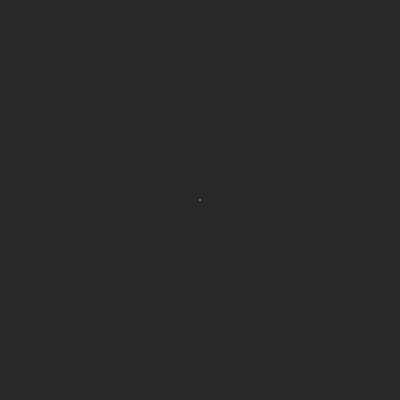
Frame 1 (no input)
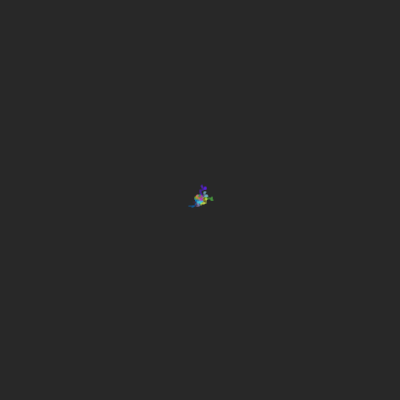
Frame 60 (no input)
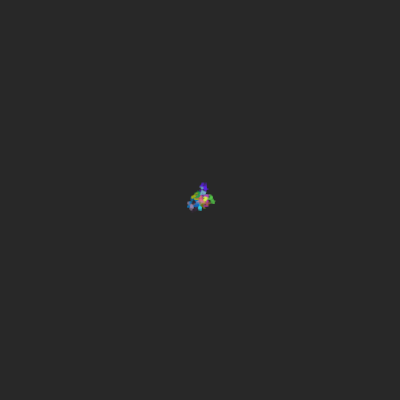
Frame 120 (the mouse pressed at the canvas centre since frame 60)

The p5.js sketch that drew these frames (run headless with seeded random() and noise() and a simulated clock; from frame 60 on, the mouse is pressed at the canvas centre):

// p5.js sketch
// ── sketch.js
let walkers = [];
function setup() 
{
	createCanvas(400, 400);
	background(40)
	
	for (let i = 0; i < 15; i++) {
		let walker = new Walker((width/2) , (height/2));
		walkers.push(walker);
	}
	
}

function draw()
{

	for (let i = 0; i < 15; i++) {

		walkers[i].show()
		walkers[i].step()

	}
	
}

// ── Walker.js
class Walker{
    constructor(x,y){
        this.x = x;
        this.y = y;
        console.log(this.x,this.y);
        this.choice = 0;
        this.r = random(255)
        this.g = random(255)
        this.b = random(255)

    }

    show(){
        stroke(this.r ,this.g,this.b)
        point(this.x, this.y)
    }

    step(){
        this.choice = floor(random(4));
        if (this.choice === 0) {
            this.x++;
        } else if (this.choice === 1) {
            this.x--;
        } else if (this.choice === 2) {
            this.y++;
        } else {
            this.y--;
        }
    }
}
